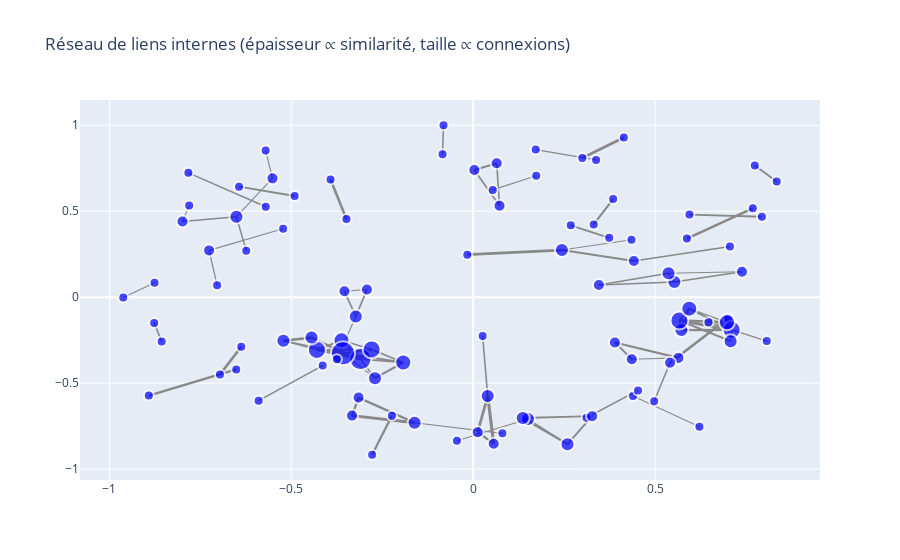

The cell this chart's notebook holds for it:
### Code cell
# Filtrer les liens les plus forts
df_sub = df_internal_links[
    (df_internal_links['similarity_score'] > 70) &
    (df_internal_links['article_website'] == 'https://www.droit-compta-gestion.fr')
]

# Construire le graphe
G = nx.from_pandas_edgelist(df_sub, 'source_url', 'target_url', ['similarity_score'])
pos = nx.spring_layout(G, k=0.15, iterations=20)

# Préparer les arêtes avec épaisseur proportionnelle à la similarité
edge_x, edge_y, edge_width = [], [], []
for edge in G.edges(data=True):
    x0, y0 = pos[edge[0]]
    x1, y1 = pos[edge[1]]
    edge_x.extend([x0, x1, None])
    edge_y.extend([y0, y1, None])
    # Normaliser la similarité pour l'épaisseur
    sim = edge[2]['similarity_score']
    width = 1 + (sim - 70) / 10  # Ajuste ce facteur selon l'effet visuel souhaité
    edge_width.append(width)

# Pour Plotly, il faut une trace par épaisseur différente (astuce d’empilement)
edge_traces = []
for i, (x0, y0, x1, y1, width) in enumerate(zip(edge_x[::3], edge_y[::3], edge_x[1::3], edge_y[1::3], edge_width)):
    edge_traces.append(go.Scatter(
        x=[x0, x1], y=[y0, y1],
        line=dict(width=width, color='#888'),
        hoverinfo='none',
        mode='lines'
    ))

# Préparer les nœuds avec taille proportionnelle au degré
node_x, node_y, node_text, node_size = [], [], [], []
for node in G.nodes():
    x, y = pos[node]
    node_x.append(x)
    node_y.append(y)
    node_text.append(node)
    degree = G.degree(node)
    node_size.append(8 + 2 * degree)  # Ajuste le facteur selon l’effet visuel souhaité

node_trace = go.Scatter(
    x=node_x, y=node_y,
    mode='markers',
    hoverinfo='text',
    text=node_text,
    marker=dict(
        size=node_size,
        color='blue',
        line_width=2
    )
)

fig = go.Figure(data=edge_traces + [node_trace])
fig.update_layout(
    title='Réseau de liens internes (épaisseur ∝ similarité, taille ∝ connexions)',
    showlegend=False
)
fig.show()

### Figure 1 — Plotly figure (JSON) as saved in the notebook; plotly's stock layout.template omitted (floating-point values rounded to 4 significant figures)
{"data": [{"hoverinfo": "none", "line": {"color": "#888", "width": 1.897}, "mode": "lines", "type": "scatter", "x": [-0.4908, -0.6437], "y": [0.5886, 0.643]}, {"hoverinfo": "none", "line": {"color": "#888", "width": 1.364}, "mode": "lines", "type": "scatter", "x": [0.1719, 0.338], "y": [0.8584, 0.7983]}, {"hoverinfo": "none", "line": {"color": "#888", "width": 1.676}, "mode": "lines", "type": "scatter", "x": [0.8346, 0.7743], "y": [0.6729, 0.7657]}, {"hoverinfo": "none", "line": {"color": "#888", "width": 1.485}, "mode": "lines", "type": "scatter", "x": [0.7391, 0.5532], "y": [0.1476, 0.0886]}, {"hoverinfo": "none", "line": {"color": "#888", "width": 1.008}, "mode": "lines", "type": "scatter", "x": [0.7391, 0.5372], "y": [0.1476, 0.139]}, {"hoverinfo": "none", "line": {"color": "#888", "width": 2.128}, "mode": "lines", "type": "scatter", "x": [0.5532, 0.5372], "y": [0.0886, 0.139]}, {"hoverinfo": "none", "line": {"color": "#888", "width": 1.392}, "mode": "lines", "type": "scatter", "x": [0.5532, 0.3457], "y": [0.0886, 0.07112]}, {"hoverinfo": "none", "line": {"color": "#888", "width": 1.514}, "mode": "lines", "type": "scatter", "x": [0.5372, 0.3457], "y": [0.139, 0.07112]}, {"hoverinfo": "none", "line": {"color": "#888", "width": 1.068}, "mode": "lines", "type": "scatter", "x": [0.6221, 0.4396], "y": [-0.7537, -0.5747]}, {"hoverinfo": "none", "line": {"color": "#888", "width": 2.282}, "mode": "lines", "type": "scatter", "x": [-0.2234, -0.2778], "y": [-0.6904, -0.9167]}, {"hoverinfo": "none", "line": {"color": "#888", "width": 1.238}, "mode": "lines", "type": "scatter", "x": [-0.7261, -0.704], "y": [0.272, 0.06984]}, {"hoverinfo": "none", "line": {"color": "#888", "width": 1.087}, "mode": "lines", "type": "scatter", "x": [-0.7261, -0.5224], "y": [0.272, 0.3977]}, {"hoverinfo": "none", "line": {"color": "#888", "width": 2.606}, "mode": "lines", "type": "scatter", "x": [-0.01607, 0.2439], "y": [0.2471, 0.2739]}, {"hoverinfo": "none", "line": {"color": "#888", "width": 1.971}, "mode": "lines", "type": "scatter", "x": [0.2439, 0.4419], "y": [0.2739, 0.2103]}, {"hoverinfo": "none", "line": {"color": "#888", "width": 1.082}, "mode": "lines", "type": "scatter", "x": [0.2439, 0.4352], "y": [0.2739, 0.3344]}, {"hoverinfo": "none", "line": {"color": "#888", "width": 1.668}, "mode": "lines", "type": "scatter", "x": [0.4419, 0.7059], "y": [0.2103, 0.2949]}, {"hoverinfo": "none", "line": {"color": "#888", "width": 2.146}, "mode": "lines", "type": "scatter", "x": [0.3896, 0.5641], "y": [-0.2635, -0.3533]}, {"hoverinfo": "none", "line": {"color": "#888", "width": 1.87}, "mode": "lines", "type": "scatter", "x": [0.3896, 0.4362], "y": [-0.2635, -0.3614]}, {"hoverinfo": "none", "line": {"color": "#888", "width": 1.163}, "mode": "lines", "type": "scatter", "x": [0.5641, 0.4362], "y": [-0.3533, -0.3614]}, {"hoverinfo": "none", "line": {"color": "#888", "width": 1.022}, "mode": "lines", "type": "scatter", "x": [-0.04459, 0.1506], "y": [-0.8358, -0.7087]}, {"hoverinfo": "none", "line": {"color": "#888", "width": 2.206}, "mode": "lines", "type": "scatter", "x": [0.1506, 0.1363], "y": [-0.7087, -0.7034]}, {"hoverinfo": "none", "line": {"color": "#888", "width": 1.356}, "mode": "lines", "type": "scatter", "x": [0.1506, 0.2592], "y": [-0.7087, -0.8553]}, {"hoverinfo": "none", "line": {"color": "#888", "width": 2.586}, "mode": "lines", "type": "scatter", "x": [-0.3483, -0.3921], "y": [0.454, 0.6842]}, {"hoverinfo": "none", "line": {"color": "#888", "width": 1.444}, "mode": "lines", "type": "scatter", "x": [0.3116, 0.4532], "y": [-0.7015, -0.5426]}, {"hoverinfo": "none", "line": {"color": "#888", "width": 1.669}, "mode": "lines", "type": "scatter", "x": [-0.7991, -0.6509], "y": [0.4402, 0.4679]}, {"hoverinfo": "none", "line": {"color": "#888", "width": 1.003}, "mode": "lines", "type": "scatter", "x": [-0.7991, -0.7808], "y": [0.4402, 0.5325]}, {"hoverinfo": "none", "line": {"color": "#888", "width": 1.478}, "mode": "lines", "type": "scatter", "x": [-0.6509, -0.6239], "y": [0.4679, 0.2707]}, {"hoverinfo": "none", "line": {"color": "#888", "width": 1.123}, "mode": "lines", "type": "scatter", "x": [-0.6509, -0.5518], "y": [0.4679, 0.6912]}, {"hoverinfo": "none", "line": {"color": "#888", "width": 2.134}, "mode": "lines", "type": "scatter", "x": [-0.4296, -0.3098], "y": [-0.3067, -0.3604]}, {"hoverinfo": "none", "line": {"color": "#888", "width": 1.998}, "mode": "lines", "type": "scatter", "x": [-0.4296, -0.2791], "y": [-0.3067, -0.3041]}, {"hoverinfo": "none", "line": {"color": "#888", "width": 1.943}, "mode": "lines", "type": "scatter", "x": [-0.4296, -0.362], "y": [-0.3067, -0.2511]}, {"hoverinfo": "none", "line": {"color": "#888", "width": 1.537}, "mode": "lines", "type": "scatter", "x": [-0.4296, -0.3579], "y": [-0.3067, -0.3264]}, {"hoverinfo": "none", "line": {"color": "#888", "width": 1.109}, "mode": "lines", "type": "scatter", "x": [-0.4296, -0.5217], "y": [-0.3067, -0.2534]}, {"hoverinfo": "none", "line": {"color": "#888", "width": 2.449}, "mode": "lines", "type": "scatter", "x": [-0.3098, -0.2791], "y": [-0.3604, -0.3041]}, {"hoverinfo": "none", "line": {"color": "#888", "width": 2.238}, "mode": "lines", "type": "scatter", "x": [-0.3098, -0.362], "y": [-0.3604, -0.2511]}, {"hoverinfo": "none", "line": {"color": "#888", "width": 2.19}, "mode": "lines", "type": "scatter", "x": [-0.3098, -0.3579], "y": [-0.3604, -0.3264]}, {"hoverinfo": "none", "line": {"color": "#888", "width": 1.54}, "mode": "lines", "type": "scatter", "x": [-0.3098, -0.2699], "y": [-0.3604, -0.4714]}, {"hoverinfo": "none", "line": {"color": "#888", "width": 1.54}, "mode": "lines", "type": "scatter", "x": [-0.3098, -0.1922], "y": [-0.3604, -0.3801]}, {"hoverinfo": "none", "line": {"color": "#888", "width": 1.214}, "mode": "lines", "type": "scatter", "x": [-0.3098, -0.4444], "y": [-0.3604, -0.2353]}, {"hoverinfo": "none", "line": {"color": "#888", "width": 1.896}, "mode": "lines", "type": "scatter", "x": [-0.2791, -0.3579], "y": [-0.3041, -0.3264]}, {"hoverinfo": "none", "line": {"color": "#888", "width": 1.649}, "mode": "lines", "type": "scatter", "x": [-0.2791, -0.362], "y": [-0.3041, -0.2511]}, {"hoverinfo": "none", "line": {"color": "#888", "width": 1.538}, "mode": "lines", "type": "scatter", "x": [-0.2791, -0.1922], "y": [-0.3041, -0.3801]}, {"hoverinfo": "none", "line": {"color": "#888", "width": 1.492}, "mode": "lines", "type": "scatter", "x": [-0.362, -0.3579], "y": [-0.2511, -0.3264]}, {"hoverinfo": "none", "line": {"color": "#888", "width": 2.112}, "mode": "lines", "type": "scatter", "x": [-0.3579, -0.1922], "y": [-0.3264, -0.3801]}, {"hoverinfo": "none", "line": {"color": "#888", "width": 1.932}, "mode": "lines", "type": "scatter", "x": [-0.3579, -0.4444], "y": [-0.3264, -0.2353]}, {"hoverinfo": "none", "line": {"color": "#888", "width": 1.104}, "mode": "lines", "type": "scatter", "x": [-0.3579, -0.2699], "y": [-0.3264, -0.4714]}, {"hoverinfo": "none", "line": {"color": "#888", "width": 1.582}, "mode": "lines", "type": "scatter", "x": [-0.3579, -0.5217], "y": [-0.3264, -0.2534]}, {"hoverinfo": "none", "line": {"color": "#888", "width": 2.018}, "mode": "lines", "type": "scatter", "x": [0.1363, 0.2592], "y": [-0.7034, -0.8553]}, {"hoverinfo": "none", "line": {"color": "#888", "width": 1.896}, "mode": "lines", "type": "scatter", "x": [0.1363, 0.3272], "y": [-0.7034, -0.6921]}, {"hoverinfo": "none", "line": {"color": "#888", "width": 1.937}, "mode": "lines", "type": "scatter", "x": [0.2592, 0.3272], "y": [-0.8553, -0.6921]}, {"hoverinfo": "none", "line": {"color": "#888", "width": 2.137}, "mode": "lines", "type": "scatter", "x": [-0.1922, -0.2699], "y": [-0.3801, -0.4714]}, {"hoverinfo": "none", "line": {"color": "#888", "width": 2.645}, "mode": "lines", "type": "scatter", "x": [-0.4444, -0.5217], "y": [-0.2353, -0.2534]}, {"hoverinfo": "none", "line": {"color": "#888", "width": 1.166}, "mode": "lines", "type": "scatter", "x": [0.1734, 0.05392], "y": [0.7062, 0.6239]}, {"hoverinfo": "none", "line": {"color": "#888", "width": 1.688}, "mode": "lines", "type": "scatter", "x": [0.374, 0.2684], "y": [0.3451, 0.4177]}, {"hoverinfo": "none", "line": {"color": "#888", "width": 1.51}, "mode": "lines", "type": "scatter", "x": [-0.5899, -0.4137], "y": [-0.6021, -0.3979]}, {"hoverinfo": "none", "line": {"color": "#888", "width": 1.381}, "mode": "lines", "type": "scatter", "x": [0.8072, 0.647], "y": [-0.2557, -0.1456]}, {"hoverinfo": "none", "line": {"color": "#888", "width": 2.442}, "mode": "lines", "type": "scatter", "x": [-0.6513, -0.8917], "y": [-0.4201, -0.5724]}, {"hoverinfo": "none", "line": {"color": "#888", "width": 1.627}, "mode": "lines", "type": "scatter", "x": [-0.3538, -0.3227], "y": [0.03388, -0.1123]}, {"hoverinfo": "none", "line": {"color": "#888", "width": 1.022}, "mode": "lines", "type": "scatter", "x": [-0.3538, -0.292], "y": [0.03388, 0.04404]}, {"hoverinfo": "none", "line": {"color": "#888", "width": 1.685}, "mode": "lines", "type": "scatter", "x": [-0.3227, -0.292], "y": [-0.1123, 0.04404]}, {"hoverinfo": "none", "line": {"color": "#888", "width": 1.128}, "mode": "lines", "type": "scatter", "x": [-0.3227, -0.3747], "y": [-0.1123, -0.3606]}, {"hoverinfo": "none", "line": {"color": "#888", "width": 3.092}, "mode": "lines", "type": "scatter", "x": [0.03997, 0.05638], "y": [-0.5745, -0.8523]}, {"hoverinfo": "none", "line": {"color": "#888", "width": 2.718}, "mode": "lines", "type": "scatter", "x": [0.03997, 0.01248], "y": [-0.5745, -0.7856]}, {"hoverinfo": "none", "line": {"color": "#888", "width": 1.557}, "mode": "lines", "type": "scatter", "x": [0.03997, 0.02605], "y": [-0.5745, -0.2255]}, {"hoverinfo": "none", "line": {"color": "#888", "width": 2.252}, "mode": "lines", "type": "scatter", "x": [0.05638, 0.01248], "y": [-0.8523, -0.7856]}, {"hoverinfo": "none", "line": {"color": "#888", "width": 2.448}, "mode": "lines", "type": "scatter", "x": [0.7688, 0.5876], "y": [0.5165, 0.3405]}, {"hoverinfo": "none", "line": {"color": "#888", "width": 2.61}, "mode": "lines", "type": "scatter", "x": [0.701, 0.5413], "y": [-0.123, -0.3813]}, {"hoverinfo": "none", "line": {"color": "#888", "width": 1.496}, "mode": "lines", "type": "scatter", "x": [0.5413, 0.4976], "y": [-0.3813, -0.6054]}, {"hoverinfo": "none", "line": {"color": "#888", "width": 1.664}, "mode": "lines", "type": "scatter", "x": [-0.8563, -0.877], "y": [-0.2586, -0.1507]}, {"hoverinfo": "none", "line": {"color": "#888", "width": 2.643}, "mode": "lines", "type": "scatter", "x": [0.4143, 0.3], "y": [0.9289, 0.8093]}, {"hoverinfo": "none", "line": {"color": "#888", "width": 2.108}, "mode": "lines", "type": "scatter", "x": [0.003194, 0.0647], "y": [0.7396, 0.7789]}, {"hoverinfo": "none", "line": {"color": "#888", "width": 1.663}, "mode": "lines", "type": "scatter", "x": [0.003194, 0.07248], "y": [0.7396, 0.5321]}, {"hoverinfo": "none", "line": {"color": "#888", "width": 1.636}, "mode": "lines", "type": "scatter", "x": [0.0647, 0.07248], "y": [0.7789, 0.5321]}, {"hoverinfo": "none", "line": {"color": "#888", "width": 1.514}, "mode": "lines", "type": "scatter", "x": [-0.08152, -0.08414], "y": [1, 0.8313]}, {"hoverinfo": "none", "line": {"color": "#888", "width": 1.143}, "mode": "lines", "type": "scatter", "x": [-0.5518, -0.5705], "y": [0.6912, 0.8524]}, {"hoverinfo": "none", "line": {"color": "#888", "width": 1.454}, "mode": "lines", "type": "scatter", "x": [-0.5702, -0.7829], "y": [0.5261, 0.7233]}, {"hoverinfo": "none", "line": {"color": "#888", "width": 2.051}, "mode": "lines", "type": "scatter", "x": [0.3314, 0.3848], "y": [0.4228, 0.5706]}, {"hoverinfo": "none", "line": {"color": "#888", "width": 1.039}, "mode": "lines", "type": "scatter", "x": [0.08035, -0.161], "y": [-0.7924, -0.7308]}, {"hoverinfo": "none", "line": {"color": "#888", "width": 2.902}, "mode": "lines", "type": "scatter", "x": [-0.161, -0.333], "y": [-0.7308, -0.689]}, {"hoverinfo": "none", "line": {"color": "#888", "width": 2.321}, "mode": "lines", "type": "scatter", "x": [-0.161, -0.3151], "y": [-0.7308, -0.5841]}, {"hoverinfo": "none", "line": {"color": "#888", "width": 1.147}, "mode": "lines", "type": "scatter", "x": [-0.8759, -0.962], "y": [0.08423, -0.002255]}, {"hoverinfo": "none", "line": {"color": "#888", "width": 2.335}, "mode": "lines", "type": "scatter", "x": [-0.333, -0.3151], "y": [-0.689, -0.5841]}, {"hoverinfo": "none", "line": {"color": "#888", "width": 1.783}, "mode": "lines", "type": "scatter", "x": [0.5946, 0.7938], "y": [0.4807, 0.4678]}, {"hoverinfo": "none", "line": {"color": "#888", "width": 2.131}, "mode": "lines", "type": "scatter", "x": [0.5726, 0.7107], "y": [-0.1918, -0.19]}, {"hoverinfo": "none", "line": {"color": "#888", "width": 2.023}, "mode": "lines", "type": "scatter", "x": [0.5726, 0.5671], "y": [-0.1918, -0.1358]}, {"hoverinfo": "none", "line": {"color": "#888", "width": 1.371}, "mode": "lines", "type": "scatter", "x": [0.5726, 0.5942], "y": [-0.1918, -0.06694]}, {"hoverinfo": "none", "line": {"color": "#888", "width": 1.958}, "mode": "lines", "type": "scatter", "x": [0.7107, 0.6977], "y": [-0.19, -0.1463]}, {"hoverinfo": "none", "line": {"color": "#888", "width": 2.035}, "mode": "lines", "type": "scatter", "x": [0.7107, 0.7078], "y": [-0.19, -0.2562]}, {"hoverinfo": "none", "line": {"color": "#888", "width": 1.982}, "mode": "lines", "type": "scatter", "x": [0.7107, 0.5942], "y": [-0.19, -0.06694]}, {"hoverinfo": "none", "line": {"color": "#888", "width": 2.795}, "mode": "lines", "type": "scatter", "x": [0.7107, 0.5671], "y": [-0.19, -0.1358]}, {"hoverinfo": "none", "line": {"color": "#888", "width": 2.605}, "mode": "lines", "type": "scatter", "x": [0.5671, 0.6977], "y": [-0.1358, -0.1463]}, {"hoverinfo": "none", "line": {"color": "#888", "width": 1.944}, "mode": "lines", "type": "scatter", "x": [0.5671, 0.7078], "y": [-0.1358, -0.2562]}, {"hoverinfo": "none", "line": {"color": "#888", "width": 1.979}, "mode": "lines", "type": "scatter", "x": [0.5671, 0.5942], "y": [-0.1358, -0.06694]}, {"hoverinfo": "none", "line": {"color": "#888", "width": 1.385}, "mode": "lines", "type": "scatter", "x": [0.5942, 0.6977], "y": [-0.06694, -0.1463]}, {"hoverinfo": "none", "line": {"color": "#888", "width": 2.671}, "mode": "lines", "type": "scatter", "x": [-0.6962, -0.6375], "y": [-0.4498, -0.2887]}, {"hoverinfo": "none", "line": {"color": "#888", "width": 1.643}, "mode": "lines", "type": "scatter", "x": [0.6977, 0.7078], "y": [-0.1463, -0.2562]}, {"hoverinfo": "text", "marker": {"color": "blue", "line": {"width": 2}, "size": [10, 10, 10, 10, 10, 10, 12, 14, 14, 10, 10, 10, 10, 12, 10, 10, 10, 14, 12, 10, 12, 12, 12, 12, 10, 14, 10, 10, 10, 10, 12, 14, 10, 18, 22, 18, 16, 24, 14, 14, 12, 16, 14, 14, 14, 10, 10, 10, 10, 10, 10, 10, 10, 10, 10, 12, 14, 12, 14, 12, 12, 10, 10, 10, 10, 12, 10, 10, 10, 10, 10, 10, 12, 12, 12, 10, 10, 10, 12, 10, 10, 10, 10, 10, 14, 10, 10, 12, 12, 10, 10, 10, 10, 14, 18, 18, 16, 10, 10, 16, 14]}, "mode": "markers", "text": ["https://www.droit-compta-gestion.fr/publiredactionnel/que-faut-il-savoir-sur-la-reglementation-de-la-facturation-electronique-en-france/", "https://www.droit-compta-gestion.fr/comptabilite/documents-comptables/report-sine-die-de-la-facturation-electronique-en-france/", "https://www.droit-compta-gestion.fr/relations-professionnelles/rh-pourquoi-se-former-en-anglais-professionnel/", "https://www.droit-compta-gestion.fr/relations-professionnelles/pourquoi-et-comment-apprendre-langlais-des-affaires-pour-optimiser-sa-reconversion/", "https://www.droit-compta-gestion.fr/publiredactionnel/bts-cg-en-ligne-une-formation-adaptee-a-votre-vie/", "https://www.droit-compta-gestion.fr/droit/droit-social/formation-professionnelle/quels-sont-les-atouts-dun-bts-comptabilite-gestion-en-2024/", "https://www.droit-compta-gestion.fr/publiredactionnel/franchise-event-2024-le-rendez-vous-incontournable-des-entrepreneurs-a-rennes/", "https://www.droit-compta-gestion.fr/publiredactionnel/bfmed-2024-enseignes-et-porteurs-de-projets-reunis-a-marseille/", "https://www.droit-compta-gestion.fr/publiredactionnel/franchise-expo-paris-2023-un-evenement-cle-pour-les-entrepreneurs-en-quete-dinformations-et-dopportunites/", "https://www.droit-compta-gestion.fr/relations-professionnelles/limportance-dun-avocat-en-droit-des-affaires-a-chambery-pour-la-prosperite-de-votre-entreprise/", "https://www.droit-compta-gestion.fr/publiredactionnel/les-avantages-de-travailler-avec-un-avocat-en-droit-des-societes-a-versailles/", "https://www.droit-compta-gestion.fr/editorial/eau-potable-a-mayotte-en-attendant-les-jo/", "https://www.droit-compta-gestion.fr/economie/economie-contemporaine/cocorico-baignade-dans-la-seine-impossible-nest-pas-francais/", "https://www.droit-compta-gestion.fr/systemes-information-gestion/logiciels/crm/crm-et-rgpd-comment-etre-certain-detre-en-regle/", "https://www.droit-compta-gestion.fr/droit/droit-numerique/pourquoi-laudit-rgpd-est-il-essentiel-pour-les-entreprises/", "https://www.droit-compta-gestion.fr/publiredactionnel/comment-se-mettre-en-conformite-avec-le-rgpd/", "https://www.droit-compta-gestion.fr/droit/droit-social/la-relation-collective-de-travail/les-instances-representatives-du-personnel/defis-dun-membre-du-cse-la-double-casquette/", "https://www.droit-compta-gestion.fr/droit/droit-social/la-relation-collective-de-travail/les-instances-representatives-du-personnel/gestion-du-cse-quelles-sont-les-bonnes-pratiques-a-adopter/", "https://www.droit-compta-gestion.fr/droit/droit-social/la-relation-collective-de-travail/les-instances-representatives-du-personnel/les-missions-du-comite-social-et-economique-cse/", "https://www.droit-compta-gestion.fr/droit/droit-social/la-relation-collective-de-travail/les-instances-representatives-du-personnel/comment-moderniser-la-gestion-dun-conseil-social-et-economique/", "https://www.droit-compta-gestion.fr/relations-professionnelles/trouver-son-expert-comptable-mode-emploi/", "https://www.droit-compta-gestion.fr/comptabilite/expert-comptable-en-ligne-benefices-et-specificites-pour-les-entreprises/", "https://www.droit-compta-gestion.fr/comptabilite/comment-choisir-un-bon-expert-comptable-a-nantes/", "https://www.droit-compta-gestion.fr/economie/economie-contemporaine/lavenir-de-lentrepreneuriat-se-dessine-en-franchise/", "https://www.droit-compta-gestion.fr/management/la-theorie-des-organisations/les-theories-contractuelles/les-couts-de-transaction-selon-lanalyse-de-coase-et-williamson/", "https://www.droit-compta-gestion.fr/controle-de-gestion/la-methode-des-couts-complets/les-limites-de-la-methode-des-couts-complets/", "https://www.droit-compta-gestion.fr/comptabilite/comptabilisation-elements-actifs/inventaire-des-immobilisations-comment-eviter-les-pertes-de-temps-inutiles/", "https://www.droit-compta-gestion.fr/publiredactionnel/application-dinventaire-comment-cette-solution-reinvente-la-gestion-des-stocks/", "https://www.droit-compta-gestion.fr/droit/quel-est-linteret-de-recourir-aux-services-dun-avocat-exces-de-vitesse/", "https://www.droit-compta-gestion.fr/droit/5-excellentes-raisons-de-faire-appel-a-un-avocat-en-dommage-corporel/", "https://www.droit-compta-gestion.fr/finance/la-valeur/la-valeur-et-le-risque/evaluer-un-portefeuille-dinvestissements-avec-le-medaf/", "https://www.droit-compta-gestion.fr/finance/la-valeur/la-valeur-et-le-risque/modele-du-medaf/", "https://www.droit-compta-gestion.fr/finance/la-valeur/la-valeur-et-le-risque/mesure-du-risque-et-de-la-rentabilite-portefeuille-actifs/", "https://www.droit-compta-gestion.fr/economie/energie/limites-de-lenergie-solaire-cout-environnement-variabilite/", "https://www.droit-compta-gestion.fr/economie/energie/energie-solaire-historique-technologies-et-fonctionnement/", "https://www.droit-compta-gestion.fr/economie/energie/avantages-energie-solaire-ecologie-fiabilite-et-economie/", "https://www.droit-compta-gestion.fr/economie/energie/le-fonctionnement-des-eoliennes-et-leurs-composants/", "https://www.droit-compta-gestion.fr/economie/energie/histoire-de-energie-eolienne-du-moulin-a-vent-a-eolienne/", "https://www.droit-compta-gestion.fr/controle-de-gestion/la-methode-des-couts-complets/les-limites-de-la-methode-abc-pour-le-calcul-des-couts-complets/", "https://www.droit-compta-gestion.fr/controle-de-gestion/la-methode-des-couts-complets/la-methode-abc-ou-les-couts-complets-bases-sur-les-activites/", "https://www.droit-compta-gestion.fr/controle-de-gestion/la-methode-des-couts-complets/les-avantages-de-la-methode-abc-pour-le-calcul-des-couts/", "https://www.droit-compta-gestion.fr/economie/energie/les-avantages-de-l-hydroelectricite-une-energie-propre-et-stable/", "https://www.droit-compta-gestion.fr/economie/energie/historique-energie-musculaire-source-primitive-energie/", "https://www.droit-compta-gestion.fr/economie/energie/energie-hydraulique-une-source-denergie-renouvelable-cle/", "https://www.droit-compta-gestion.fr/economie/energie/les-limites-de-lenergie-musculaire-en-tant-que-source-denergie/", "https://www.droit-compta-gestion.fr/controle-de-gestion/mathematiques-de-gestion/statistiques/applications-de-la-methode-des-moindres-carres/", "https://www.droit-compta-gestion.fr/controle-de-gestion/mathematiques-de-gestion/statistiques/les-limites-de-la-methode-des-moindres-carres/", "https://www.droit-compta-gestion.fr/management/la-theorie-des-organisations/le-concept-dapprentissage-applique-a-lorganisation/apprentissage-organisationnel-definition-selon-argyris-schon/", "https://www.droit-compta-gestion.fr/management/la-theorie-des-organisations/le-concept-dapprentissage-applique-a-lorganisation/definition-de-lapprentissage-organisationnel-selon-gerard-koenig/", "https://www.droit-compta-gestion.fr/comptabilite/comptabilisation-elements-actifs/les-immobilisations/comptabilisation-immobilisation-produite/", "https://www.droit-compta-gestion.fr/comptabilite/comptabilisation-elements-actifs/les-immobilisations/comptabilisation-immobilisation-par-composants/", "https://www.droit-compta-gestion.fr/comptabilite/comptabilisation-des-charges-et-des-produits/comptabilisation-des-operations-achat-et-de-vente-de-services/", "https://www.droit-compta-gestion.fr/comptabilite/comptabilisation-des-charges-et-des-produits/comptabilisation-des-operations-achat-et-de-vente-de-biens/", "https://www.droit-compta-gestion.fr/systemes-information-gestion/le-systeme-dinformation/le-systeme-information-si/", "https://www.droit-compta-gestion.fr/systemes-information-gestion/le-systeme-dinformation/systeme-information-si-urbanise-urbanisation-kezaco/", "https://www.droit-compta-gestion.fr/economie/developpement-durable/macf-enfin-vers-une-taxe-carbone-europeenne/", "https://www.droit-compta-gestion.fr/economie/processus-integration-regionale/avantages-union-europeenne/", "https://www.droit-compta-gestion.fr/economie/processus-integration-regionale/integration-regionale-exemple-europeen-les-institutions-europeennes/", "https://www.droit-compta-gestion.fr/droit/droit-social/la-relation-individuelle-de-travail/regles-communes-aux-contrats-de-travail/le-cadre-juridique-des-conges-payes-duree-et-periode-de-reference/", "https://www.droit-compta-gestion.fr/droit/droit-social/la-relation-individuelle-de-travail/regles-communes-aux-contrats-de-travail/conges-dete-obligatoires-ou-non-voici-les-regles-a-respecter/", "https://www.droit-compta-gestion.fr/droit/droit-social/la-relation-individuelle-de-travail/regles-communes-aux-contrats-de-travail/la-prise-des-conges-payes/", "https://www.droit-compta-gestion.fr/droit/droit-social/la-relation-individuelle-de-travail/regles-communes-aux-contrats-de-travail/calcul-de-lindemnite-de-conges-payes-maintien-de-salaire-ou-dixieme/", "https://www.droit-compta-gestion.fr/droit/droit-des-societes/societes-mixtes/sarl-societes-mixtes/sarl-quelles-sont-ses-principales-caracteristiques/", "https://www.droit-compta-gestion.fr/droit/droit-des-societes/societes-mixtes/sarl-societes-mixtes/comment-creer-une-sarl/", "https://www.droit-compta-gestion.fr/droit/droit-social/la-relation-collective-de-travail/les-conflits-collectifs/les-consequences-de-la-greve/", "https://www.droit-compta-gestion.fr/droit/droit-social/la-relation-collective-de-travail/les-conflits-collectifs/formes-de-greve-lesquelles-sont-licites/", "https://www.droit-compta-gestion.fr/droit/droit-social/la-relation-collective-de-travail/les-instances-representatives-du-personnel/cse-le-droit-dalerte-en-cas-de-danger-grave-et-imminent/", "https://www.droit-compta-gestion.fr/droit/droit-social/la-relation-individuelle-de-travail/le-droit-de-retrait-du-salarie-face-a-un-danger-grave-et-imminent/", "https://www.droit-compta-gestion.fr/droit/droit-social/la-relation-collective-de-travail/les-conflits-collectifs/droit-de-greve-en-france-historique/", "https://www.droit-compta-gestion.fr/droit/droit-social/la-relation-individuelle-de-travail/la-rupture-du-contrat-de-travail/la-demission-procedure-et-consequences/", "https://www.droit-compta-gestion.fr/droit/droit-social/la-relation-individuelle-de-travail/la-rupture-du-contrat-de-travail/la-prise-dacte-de-la-rupture-du-contrat-de-travail-par-le-salarie/", "https://www.droit-compta-gestion.fr/droit/droit-social/la-relation-collective-de-travail/les-instances-representatives-du-personnel/formation-cse-quels-droits-pour-ses-membres/", "https://www.droit-compta-gestion.fr/droit/droit-des-societes/societes-civiles/domiciliation-sci-tout-savoir-en-moins-de-3-minutes/", "https://www.droit-compta-gestion.fr/droit/droit-des-societes/droit-commun-des-societes/la-domiciliation-entreprise-bien-plus-que-adresse/", "https://www.droit-compta-gestion.fr/droit/droit-des-societes/peut-on-domicilier-le-siege-de-son-entreprise-ou-de-son-association-chez-soi/", "https://www.droit-compta-gestion.fr/droit/droit-des-societes/societes-sans-personnalite-juridique/la-societe-en-participation-sep-une-societe-sans-personnalite-juridique/", "https://www.droit-compta-gestion.fr/droit/droit-des-societes/droit-commun-des-societes/conditions-de-validite-contrat-de-societe/", "https://www.droit-compta-gestion.fr/finance/la-valeur/la-valeur-et-le-risque/risque-de-marche-et-risque-specifique-le-coefficient-%ce%b2/", "https://www.droit-compta-gestion.fr/finance/la-valeur/la-valeur-et-le-risque/la-valeur-et-le-risque/", "https://www.droit-compta-gestion.fr/economie/la-monnaie/monnaie-qui-detient-le-pouvoir-de-la-creation-monetaire/", "https://www.droit-compta-gestion.fr/economie/la-monnaie/la-regulation-de-la-creation-monetaire-par-la-banque-centrale/", "https://www.droit-compta-gestion.fr/economie/la-monnaie/les-formes-de-la-monnaie/", "https://www.droit-compta-gestion.fr/economie/la-monnaie/les-fonctions-de-la-monnaie/", "https://www.droit-compta-gestion.fr/economie/la-micro-economie-du-consommateur/courbe-indifference-du-consommateur-utilite-substitution/", "https://www.droit-compta-gestion.fr/economie/la-micro-economie-du-consommateur/la-fonction-utilite-economique/", "https://www.droit-compta-gestion.fr/economie/inflation-et-deflation/les-politiques-de-lutte-contre-l-inflation/", "https://www.droit-compta-gestion.fr/economie/inflation-et-deflation/facteurs-de-l-inflation/", "https://www.droit-compta-gestion.fr/economie/la-micro-economie-du-consommateur/utilite-economique-selon-les-classiques-et-les-neo-classiques/", "https://www.droit-compta-gestion.fr/economie/la-micro-economie-du-consommateur/mesurer-utilite-economique-cardinale-ordinale/", "https://www.droit-compta-gestion.fr/economie/processus-integration-regionale/exemple-union-europeenne/inconvenients-union-europeenne/", "https://www.droit-compta-gestion.fr/finance/la-valeur/la-valeur-et-le-risque/mesurer-la-rentabilite-et-le-risque-dun-actif-specifique/", "https://www.droit-compta-gestion.fr/droit/droit-social/introduction-au-droit-social/le-controle-de-lapplication-du-droit-du-travail-et-le-contentieux/le-contentieux/organisation-du-conseil-de-prudhommes/", "https://www.droit-compta-gestion.fr/droit/droit-social/introduction-au-droit-social/le-controle-de-lapplication-du-droit-du-travail-et-le-contentieux/le-contentieux/competences-du-conseil-des-prudhommes/", "https://www.droit-compta-gestion.fr/droit/droit-des-societes/societes-mixtes/sarl-societes-mixtes/les-pouvoirs-du-gerant-de-sarl/", "https://www.droit-compta-gestion.fr/droit/droit-des-societes/societes-mixtes/sarl-societes-mixtes/la-cessation-des-fonctions-du-gerant-de-sarl/", "https://www.droit-compta-gestion.fr/droit/droit-des-societes/societes-mixtes/sarl-societes-mixtes/designation-du-gerant-de-sarl/", "https://www.droit-compta-gestion.fr/droit/droit-des-societes/societes-mixtes/sarl-societes-mixtes/la-responsabilite-du-gerant-de-sarl/", "https://www.droit-compta-gestion.fr/droit/droit-des-societes/societes-mixtes/sarl-societes-mixtes/transmission-et-nantissement-de-parts-sociales/", "https://www.droit-compta-gestion.fr/droit/droit-des-societes/societes-mixtes/sarl-societes-mixtes/la-cession-de-parts-sociales-par-lassocie-de-sarl/", "https://www.droit-compta-gestion.fr/droit/droit-des-societes/societes-mixtes/sarl-societes-mixtes/cumul-du-mandat-de-gerant-de-sarl-avec-contrat-de-travail/", "https://www.droit-compta-gestion.fr/droit/droit-des-societes/societes-mixtes/sarl-societes-mixtes/duree-des-fonctions-et-remuneration-du-gerant-de-sarl/"], "type": "scatter", "x": [-0.4908, -0.6437, 0.1719, 0.338, 0.8346, 0.7743, 0.7391, 0.5532, 0.5372, 0.6221, 0.4396, -0.2234, -0.2778, -0.7261, -0.704, -0.5224, -0.01607, 0.2439, 0.4419, 0.4352, 0.3896, 0.5641, 0.4362, 0.3457, -0.04459, 0.1506, -0.3483, -0.3921, 0.3116, 0.4532, -0.7991, -0.6509, -0.7808, -0.4296, -0.3098, -0.2791, -0.362, -0.3579, 0.1363, 0.2592, 0.3272, -0.1922, -0.4444, -0.2699, -0.5217, 0.1734, 0.05392, 0.374, 0.2684, -0.5899, -0.4137, 0.8072, 0.647, -0.6513, -0.8917, -0.3538, -0.3227, -0.292, 0.03997, 0.05638, 0.01248, 0.02605, 0.7688, 0.5876, 0.701, 0.5413, -0.8563, -0.877, 0.4976, 0.4143, 0.3, 0.7059, 0.003194, 0.0647, 0.07248, -0.08152, -0.08414, -0.6239, -0.5518, -0.5702, -0.7829, 0.3314, 0.3848, 0.08035, -0.161, -0.8759, -0.962, -0.333, -0.3151, -0.3747, -0.5705, 0.5946, 0.7938, 0.5726, 0.7107, 0.5671, 0.5942, -0.6962, -0.6375, 0.6977, 0.7078], "y": [0.5886, 0.643, 0.8584, 0.7983, 0.6729, 0.7657, 0.1476, 0.0886, 0.139, -0.7537, -0.5747, -0.6904, -0.9167, 0.272, 0.06984, 0.3977, 0.2471, 0.2739, 0.2103, 0.3344, -0.2635, -0.3533, -0.3614, 0.07112, -0.8358, -0.7087, 0.454, 0.6842, -0.7015, -0.5426, 0.4402, 0.4679, 0.5325, -0.3067, -0.3604, -0.3041, -0.2511, -0.3264, -0.7034, -0.8553, -0.6921, -0.3801, -0.2353, -0.4714, -0.2534, 0.7062, 0.6239, 0.3451, 0.4177, -0.6021, -0.3979, -0.2557, -0.1456, -0.4201, -0.5724, 0.03388, -0.1123, 0.04404, -0.5745, -0.8523, -0.7856, -0.2255, 0.5165, 0.3405, -0.123, -0.3813, -0.2586, -0.1507, -0.6054, 0.9289, 0.8093, 0.2949, 0.7396, 0.7789, 0.5321, 1, 0.8313, 0.2707, 0.6912, 0.5261, 0.7233, 0.4228, 0.5706, -0.7924, -0.7308, 0.08423, -0.002255, -0.689, -0.5841, -0.3606, 0.8524, 0.4807, 0.4678, -0.1918, -0.19, -0.1358, -0.06694, -0.4498, -0.2887, -0.1463, -0.2562]}], "layout": {"showlegend": false, "title": {"text": "Réseau de liens internes (épaisseur ∝ similarité, taille ∝ connexions)"}}}
